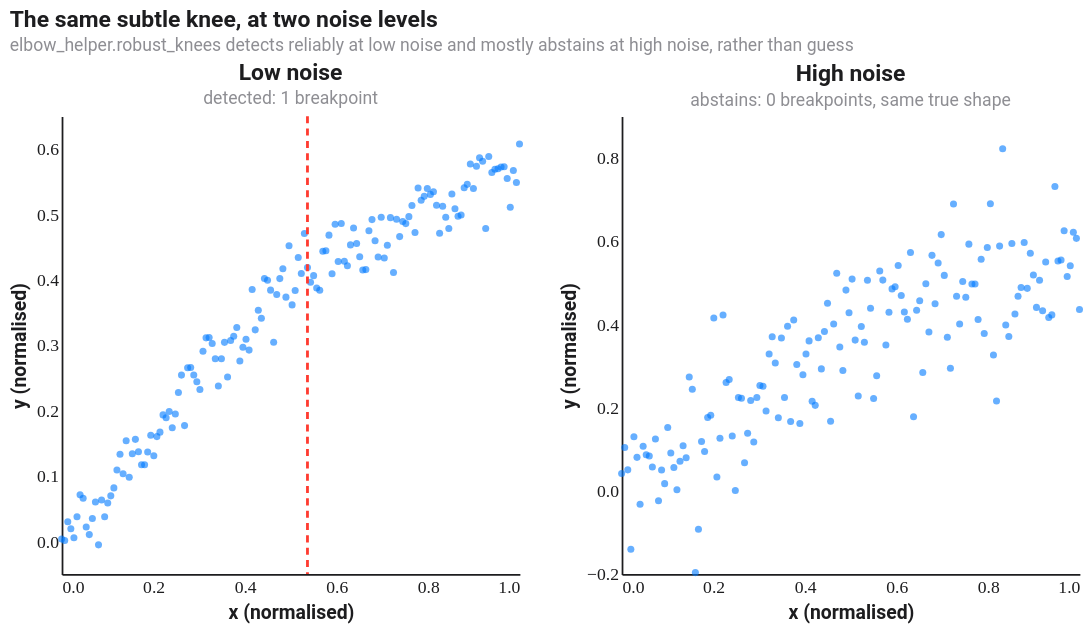

Vega-Lite specification stored for this chart:
### Vega-Lite specification from a JSON file in a GitHub repository (floating-point values rounded to 4 significant figures; data arrays with more than 128 entries replaced by an {"elided": "..."} marker saying what was removed)
{"$schema": "https://vega.github.io/schema/vega-lite/v5.json", "config": {"background": "#FFFFFF", "font": "Roboto, Roboto Serif, Roboto Mono, system-ui, sans-serif", "view": {"stroke": null, "cornerRadius": 10}, "axis": {"domain": true, "domainColor": "#1D1D1F", "labelColor": "#1D1D1F", "titleColor": "#1D1D1F", "grid": false, "ticks": false, "labelFont": "Roboto Mono", "titleFont": "Roboto"}, "axisTop": {"domain": false, "domainColor": null, "labels": false, "ticks": false, "title": null}, "axisRight": {"domain": false, "domainColor": null, "labels": false, "ticks": false, "title": null}, "legend": {"titleFont": "Roboto", "labelFont": "Roboto", "labelColor": "#1D1D1F", "titleColor": "#1D1D1F"}, "title": {"font": "Roboto", "fontSize": 13, "color": "#1D1D1F", "subtitleFont": "Roboto", "subtitleColor": "#8E8E93", "subtitleFontSize": 10}, "line": {"strokeWidth": 2}, "point": {"filled": true, "size": 16}}, "title": {"text": "The same subtle knee, at two noise levels", "subtitle": "elbow_helper.robust_knees detects reliably at low noise and mostly abstains at high noise, rather than guess"}, "hconcat": [{"title": {"text": "Low noise", "subtitle": "detected: 1 breakpoint"}, "width": 260, "height": 260, "layer": [{"data": {"values": {"elided": "150 records"}}, "mark": {"type": "point", "opacity": 0.6, "color": "#007AFF"}, "encoding": {"x": {"field": "x", "type": "quantitative", "title": "x (normalised)", "scale": {"domain": [0, 1]}}, "y": {"field": "y", "type": "quantitative", "title": "y (normalised)"}}}, {"data": {"values": [{"x": 0.5369}]}, "mark": {"type": "rule", "strokeDash": [4, 3], "strokeWidth": 1.6, "color": "#FF3B30"}, "encoding": {"x": {"field": "x", "type": "quantitative"}}}]}, {"title": {"text": "High noise", "subtitle": "abstains: 0 breakpoints, same true shape"}, "width": 260, "height": 260, "layer": [{"data": {"values": {"elided": "150 records"}}, "mark": {"type": "point", "opacity": 0.6, "color": "#007AFF"}, "encoding": {"x": {"field": "x", "type": "quantitative", "title": "x (normalised)", "scale": {"domain": [0, 1]}}, "y": {"field": "y", "type": "quantitative", "title": "y (normalised)"}}}]}]}
